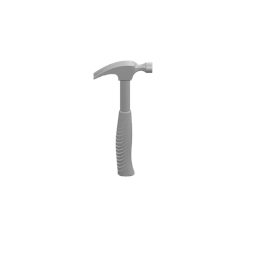
#> input picture code/Blender/single_samples_MV/hammer/hammer_0.png, 256 x 256 px, found by its file name; its folder holds only this picture in this run
$ python mask.py
#> lines starting #> are read from the running program, lines starting #| are printed output that depends on the picture; after the words box and inside, x2 and y2 are one past the last pixel; in counts of white or black regions, pixels touching at a corner belong together
import cv2
import numpy as np
import os
from tqdm import tqdm


# [32 lines left out: function padding, not called in this run]

def crop_and_resize_image(image_path, output_size=(256, 256)):
    # 读取图像
#> called with output_size = (256, 256)
    image = cv2.imread(image_path)
#> image is the input picture: shape (256, 256, 3); min 105, max 255, mean 251.7
    original_height, original_width = image.shape[:2]
#> original_height = 256; original_width = 256
    if max(original_height, original_width) > output_size[0] or original_height != original_width:
        image = padding(image)
        return image
    # 转为灰度图像
    gray = cv2.cvtColor(image, cv2.COLOR_BGR2GRAY)

    # 二值化：假设白色背景（阈值为240到255之间）
    _, binary = cv2.threshold(gray, 240, 255, cv2.THRESH_BINARY_INV)
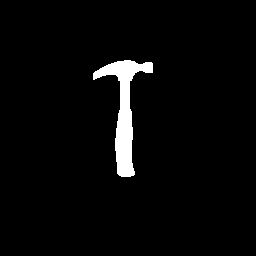
#> binary: shape (256, 256); 3.2% white; 1 white region, box (x1, y1, x2, y2) and area: (93, 60, 153, 177) 2120

    # 找到非白色区域（即物体）的边界框
    coords = cv2.findNonZero(binary)  # 找到非零像素点
#> coords = contour of 2120 points, box (x1, y1, x2, y2) (93, 60, 153, 177), area 368
    x, y, w, h = cv2.boundingRect(coords)  # 得到边界框
#> x = 93; y = 60; w = 60; h = 117

    # 根据边界框剪切图像
    cropped = image[y:y + h, x:x + w]
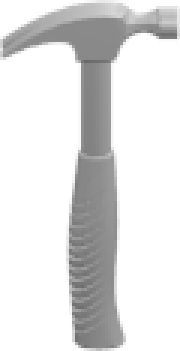
#> cropped: shape (117, 60, 3) (shown 3 times larger); min 105, max 255, mean 223.8

    # 获取剪切后的图像大小
    cropped_height, cropped_width = cropped.shape[:2]
#> cropped_height = 117; cropped_width = 60

    # 计算缩放比例

    scale_factor = min(output_size[0] / cropped_height, output_size[1] / cropped_width)
#> scale_factor = 2.19

    # 保持物体比例缩放
    new_size = (int(cropped_width * scale_factor), int(cropped_height * scale_factor))
#> new_size = (131, 256)
    resized = cv2.resize(cropped, new_size, interpolation=cv2.INTER_AREA)

    # 创建一个空白图像，填充为白色背景
    padded_image = np.ones((output_size[0], output_size[1], 3), dtype=np.uint8) * 255  # 白色背景

    # 将缩放后的图像粘贴到中央
    pad_x = (output_size[1] - new_size[0]) // 2
#> pad_x = 62
    pad_y = (output_size[0] - new_size[1]) // 2
#> pad_y = 0
    padded_image[pad_y:pad_y + new_size[1], pad_x:pad_x + new_size[0]] = resized
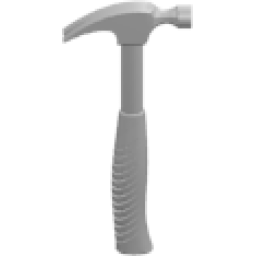
#> padded_image: shape (256, 256, 3); min 105, max 255, mean 239

    return padded_image


def generate_segmentation_mask(image_path, crop, output_size=(256, 256)):
    # 读取图像
#> called with crop = False, output_size = (256, 256)
    image = cv2.imread(image_path)

    # 转为灰度图像
    gray = cv2.cvtColor(image, cv2.COLOR_BGR2GRAY)

    # 二值化：假设白色背景（阈值为240到255之间）
    _, binary = cv2.threshold(gray, 240, 255, cv2.THRESH_BINARY_INV)
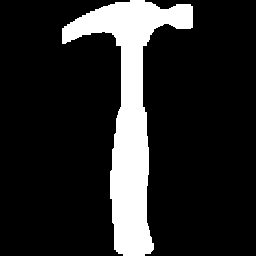
#> binary: shape (256, 256); 15.6% white; 1 white region, box (x1, y1, x2, y2) and area: (62, 0, 193, 256) 10248

    # 找到非白色区域（即物体）的边界框

    if crop == True:
        coords = cv2.findNonZero(binary)  # 找到非零像素点
        x, y, w, h = cv2.boundingRect(coords)  # 得到边界框
        # 根据边界框剪切二值化图像
        cropped_mask = binary[y:y + h + 100, x:x + w + 100]
    else:
        cropped_mask = binary

    # 获取剪切后的分割图大小
    cropped_height, cropped_width = cropped_mask.shape
#> cropped_height = 256; cropped_width = 256

    # 计算缩放比例
    scale_factor = min(output_size[0] / cropped_height, output_size[1] / cropped_width)
#> scale_factor = 1

    # 保持比例缩放
    new_size = (int(cropped_width * scale_factor), int(cropped_height * scale_factor))
#> new_size = (256, 256)
    resized_mask = cv2.resize(cropped_mask, new_size, interpolation=cv2.INTER_NEAREST)

    # 创建一个空白分割掩码，填充为背景（0表示背景）
    padded_mask = np.zeros((output_size[0], output_size[1]), dtype=np.uint8)

    # 将缩放后的分割掩码粘贴到中央
    pad_x = (output_size[1] - new_size[0]) // 2
#> pad_x = 0
    pad_y = (output_size[0] - new_size[1]) // 2
    padded_mask[pad_y:pad_y + new_size[1], pad_x:pad_x + new_size[0]] = resized_mask

    # 转换为语义分割标签：物体为1，背景为0
    padded_mask[padded_mask > 0] = 1  # 物体区域设为1，背景为0
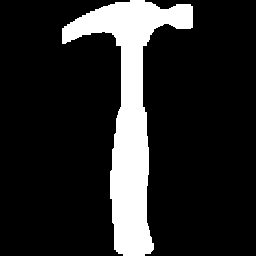
#> padded_mask: shape (256, 256); values 0 (black) and 1 (white), 15.6% white; 1 white region, box (x1, y1, x2, y2) and area: (62, 0, 193, 256) 10248

    return padded_mask


def generate_colored_segmentation(image_path, mask, object_color=(0, 255, 0)):
    # 读取原始图像
    image = cv2.imread(image_path)

    # 确保掩码和图像大小一致
    if mask.shape[:2] != image.shape[:2]:
        mask = cv2.resize(mask, (image.shape[1], image.shape[0]), interpolation=cv2.INTER_NEAREST)

    # 创建RGB图像，初始化为黑色
    colored_image = np.zeros_like(image)

    # 将掩码为1的部分设置为指定的颜色
    colored_image[mask == 1] = object_color  # 物体部分设为绿色（默认）

    return colored_image

# [10 lines left out: function generate_colored_segmentation_2, not called in this run]


def dealing(mask):
    smooth_mask = cv2.blur(mask, (5,5))
    return smooth_mask


if __name__ == '__main__':
#
    colors = [
        (0, 255, 0),  # 0
        (0, 0, 255),  # 1
        (255, 0, 0),  # 2
        (255, 255, 0),  # 3
        (255, 0, 255),  # 4
        (0, 255, 255), # 5
        (100, 255, 100), # 6
        (255, 200, 100), #7
        (255, 200, 200),  #8
        (200, 100, 200),  #9
        (0, 200, 255),#10
        (255, 100, 0), #11
    ]

    mask_only = False
    p = './Blender/single_samples_MV/hammer'
    if not mask_only:
        crop_p = './Blender/single_samples_MV/hammer_c'
        os.makedirs(crop_p, exist_ok=True)
    crop_mask_deal = '././Blender/single_samples_MV/hammer_mask'
    os.makedirs(crop_mask_deal, exist_ok=True)

    for f in tqdm(os.listdir(p)):
        if not mask_only:
            result = crop_and_resize_image(os.path.join(p, f))
            img_path = os.path.join(crop_p, f)
            cv2.imwrite(img_path, result)
        else:
            img_path = os.path.join(p, f)

        segmentation_mask = generate_segmentation_mask(img_path, False)
        object_color = colors[-1]
        # colored_segmentation = generate_colored_segmentation_2(segmentation_mask, object_color)
        colored_segmentation = generate_colored_segmentation(img_path, segmentation_mask, object_color)
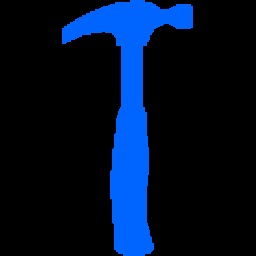
#> colored_segmentation: shape (256, 256, 3); mean of channels 0, 1, 2 39.9, 15.6, 0; drawn as B, G, R
        img_path = os.path.join(crop_mask_deal, f)
        deal_img = dealing(colored_segmentation)
#> in dealing, `smooth_mask = cv2.blur(mask, (5,5))`:
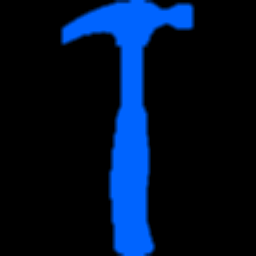
#> smooth_mask: shape (256, 256, 3); mean of channels 0, 1, 2 39.9, 15.6, 0; drawn as B, G, R
        cv2.imwrite(img_path, deal_img)
